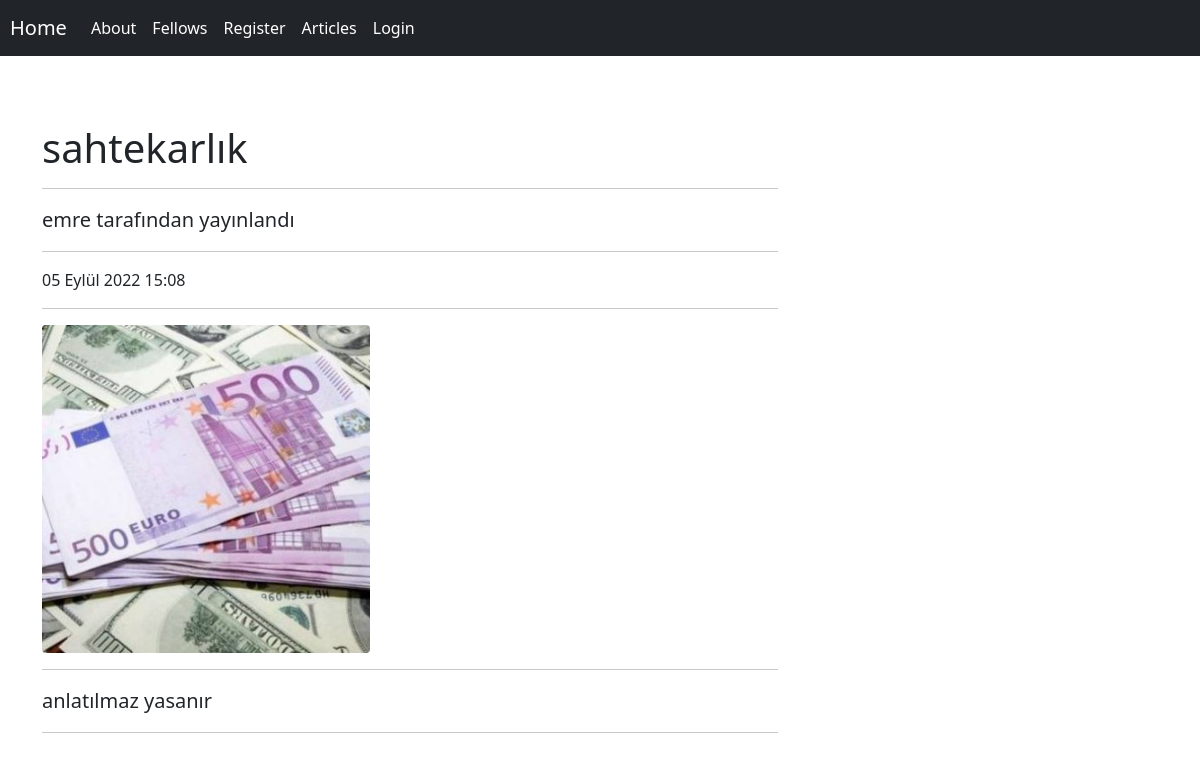
Screenshot of /app_4/detail/2 with the database file from the repository.
### app_004_blog/models.py (models this page shows, shortened)
class Article(models.Model):
    author = models.CharField(max_length=100,verbose_name="Author")
    title = models.CharField(max_length=100,verbose_name="Title")
    content = models.TextField(max_length=100000,verbose_name="Content")
    created_date=models.DateTimeField(default=datetime.now,blank=True,verbose_name="Created date")
    files = models.FileField(blank=True , null=True , verbose_name="File",upload_to="media/")
    class Meta:
        ordering = ['-created_date']

### app_004_blog/views.py (the view)
# urls.py: path("detail/<int:id>",views.detail ,name="name_detail"),
def detail(request,id):
    article=get_object_or_404(Article,id=id)
    return render(request,"detail.html",{"artic":article})

### templates/detail.html
{% extends 'layout.html' %}
{% block body %}
<div class="row">
    <div class="col-lg-8">
        <h1 class="mt-4">{{artic.title}}</h1>
        <hr>
        <p class="lead">
        {{artic.author}} tarafından yayınlandı
        </p>
        <hr>
        <p> {{artic.created_date}} </p>
        <hr>
        {% if artic.files %}
            <img class="img-fluid rounded" src="{{artic.files.url}}" alt="">
        {% else %}
            <p>no images</p>
        {% endif %}
        <hr>
        <p class="lead">{{artic.content}}</p>
        <hr>
    </div>
</div>
{% endblock %}

### rows the page displays
Article: title "sahtekarlık", author "emre", created_date "05 Eylül 2022 15:08", files (picture), content "anlatılmaz yasanır"
